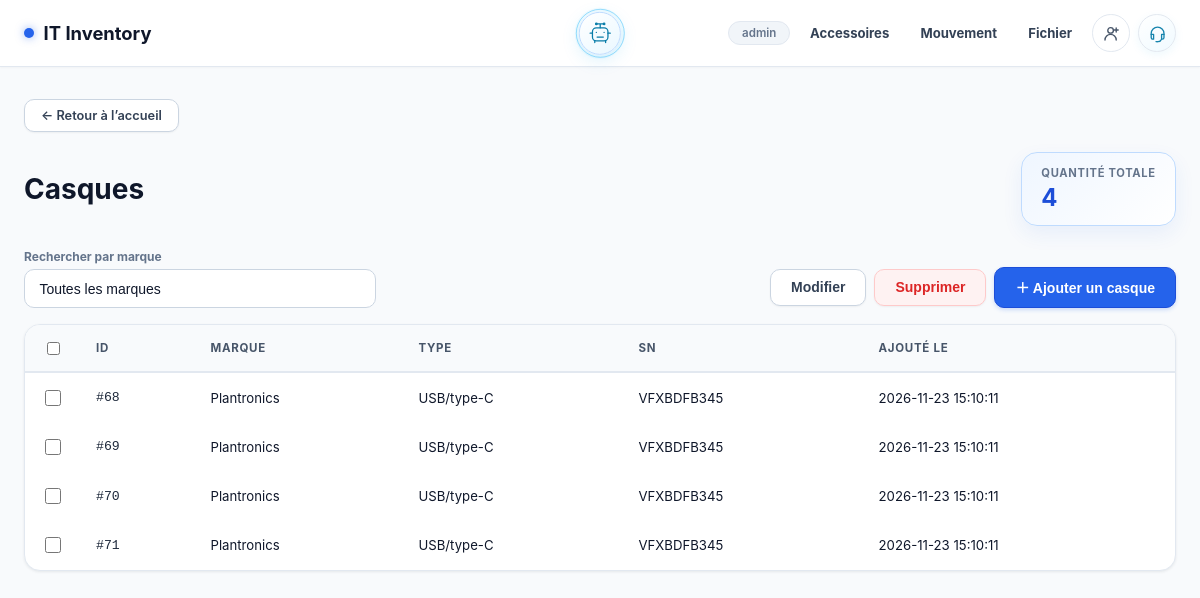
/accessoires/casques (signed in), run on the app's committed database.
### tables this page shows
CREATE TABLE app_users (
            id INTEGER PRIMARY KEY AUTOINCREMENT,
            username TEXT NOT NULL UNIQUE COLLATE NOCASE,
            password_hash TEXT NOT NULL,
            access_level TEXT NOT NULL CHECK(access_level IN ('read', 'write', 'full')),
            is_admin INTEGER NOT NULL DEFAULT 0,
            created_at TEXT NOT NULL DEFAULT CURRENT_TIMESTAMP
        , email TEXT);

CREATE TABLE accessories (
            id INTEGER PRIMARY KEY AUTOINCREMENT,
            category TEXT NOT NULL,
            brand TEXT NOT NULL,
            created_at TEXT NOT NULL DEFAULT CURRENT_TIMESTAMP
        , accessory_type TEXT NOT NULL DEFAULT 'Bluetooth/USB', serial_number TEXT, discharge_id INTEGER, phone_model TEXT, ram TEXT, storage TEXT, technical_details TEXT);

### app/routes/inventory.py (the view, shortened to what this page needs)
@inventory_bp.route('/accessoires/<category>')
def accessory_page(category):
    category_name = accessory_category_name(category)
    if not category_name:
        return redirect(url_for('inventory.index'))
    rows = get_db().execute('''SELECT id, brand, accessory_type, serial_number, phone_model, ram, storage,
        technical_details, created_at FROM accessories WHERE category = ? AND discharge_id IS NULL
        ORDER BY brand COLLATE NOCASE, phone_model COLLATE NOCASE, id''', (category,)).fetchall()
    brands = sorted({row['brand'] for row in rows}, key=str.casefold)
    return render_template('accessories.html', category=category, category_name=category_name, rows=rows, brands=brands, total=len(rows))

### app/models/database.py (called while the page is built)
def get_db():
    if 'db' not in g:
        g.db = sqlite3.connect(
            current_app.config['DB_PATH'],
            detect_types=sqlite3.PARSE_DECLTYPES,
        )
        g.db.row_factory = sqlite3.Row
    return g.db

### app/routes/inventory.py (called while the page is built, shortened)
def accessory_category_name(category):
    if category in ACCESSORY_CATEGORIES:
        return ACCESSORY_CATEGORIES[category]

### templates/accessories.html (shortened to what this page needs)
{% extends 'base.html' %}
{% block content %}
<div class="page-fade accessory-page">
  <a href="{{ url_for('inventory.index') }}" class="btn-back accessory-back">← Retour à l’accueil</a>
  <header class="accessory-heading"><div><h1>{{ category_name }}</h1></div><div class="accessory-total"><span id="accessoryCountLabel">Quantité totale</span><strong id="accessoryCount" data-total="{{ total }}">{{ total }}</strong></div></header>
  <div class="accessory-toolbar">
    <label class="accessory-search">Rechercher par marque
      <select id="brandFilter" class="form-select" onchange="filterAccessoryRows()"><option value="">Toutes les marques</option>{% for brand in brands %}<option value="{{ brand|lower }}">{{ brand }}</option>{% endfor %}</select>
    </label>
    {% if current_user.access_level in ['write', 'full'] %}
    <div class="accessory-toolbar-actions"><button class="btn btn-secondary" type="button" onclick="editAccessory()">Modifier</button><form method="POST" action="{{ url_for('inventory.accessory_delete', category=category) }}" id="accessoryDeleteForm"><input type="hidden" name="csrf_token" value="{{ csrf_token() }}"><div id="accessoryDeleteIds"></div><button class="btn btn-toolbar-delete" type="button" onclick="deleteAccessories()">Supprimer</button></form><button class="btn btn-primary" type="button" onclick="document.getElementById('accessoryModal').classList.remove('hidden')">＋ {{ 'Ajouter un téléphone' if category == 'telephones' else ('Ajouter un casque' if category == 'casques' else 'Ajouter un article') }}</button></div>
    {% endif %}
  </div>
  <div class="card accessory-table-wrap"><table class="inv-table" id="accessoryTable">
    <thead><tr><th class="accessory-check-col"><input type="checkbox" id="accessorySelectAll" onchange="toggleAccessoryRows(this)"></th><th>ID</th><th>Marque</th>{% if category == 'telephones' %}<th>Modèle</th><th>Mémoire RAM</th><th>Stockage</th><th>SN</th><th>Détails techniques</th>{% else %}<th>Type</th><th>SN</th>{% endif %}<th>Ajouté le</th></tr></thead>
    <tbody>
    {% for row in rows %}<tr data-brand="{{ row.brand|lower }}"><td><input class="accessory-select" type="checkbox" value="{{ row.id }}" data-brand="{{ row.brand|lower }}" data-type="{{ row.accessory_type }}" data-sn="{{ row.serial_number or '' }}" data-phone-model="{{ row.phone_model or '' }}" data-ram="{{ row.ram or '' }}" data-storage="{{ row.storage or '' }}" data-details="{{ row.technical_details or '' }}" onchange="updateAccessorySelection()"></td><td class="font-mono">#{{ row.id }}</td><td>{{ row.brand }}</td>{% if category == 'telephones' %}<td>{{ row.phone_model or '—' }}</td><td>{{ row.ram or '—' }}</td><td>{{ row.storage or '—' }}</td><td>{{ row.serial_number or '—' }}</td><td>{{ row.technical_details or '—' }}</td>{% else %}<td>{{ row.accessory_type }}</td><td>{{ row.serial_number or '—' }}</td>{% endif %}<td>{{ row.created_at }}</td></tr>{% else %}<tr><td colspan="{{ 9 if category == 'telephones' else 6 }}" class="accessory-empty">Aucun article enregistré.</td></tr>{% endfor %}
    </tbody>
  </table></div>
</div>
{% endblock %}

### templates/base.html (shortened to what this page needs)
<!DOCTYPE html>
<html lang="fr">
<head>
    <link rel="stylesheet" href="{{ url_for('static', filename='css/main.css') }}">
    <link rel="stylesheet" href="{{ url_for('static', filename='css/animations.css') }}">
</head>
<body>
    <nav class="navbar">
        <div class="navbar-inner">
            <a href="{{ url_for('inventory.index') }}" class="navbar-brand">
                <span class="dot"></span>
                IT Inventory
            </a>
            {% if current_user %}<button type="button" class="ai-assistant-trigger" id="aiAssistantTrigger" aria-label="Ouvrir l’assistant IA d’inventaire" aria-haspopup="dialog" aria-controls="aiAssistantModal" aria-expanded="false">
                <svg viewBox="0 0 32 32" aria-hidden="true"><rect x="6" y="9" width="20" height="17" rx="5"/><path d="M16 4v5M12 4h8M3 16h3m20 0h3M11 15h.01M21 15h.01M12 21h8M9 26v2m14-2v2"/><circle cx="11" cy="4" r="1"/><circle cx="21" cy="4" r="1"/></svg>
                <span class="ai-trigger-pulse" aria-hidden="true"></span>
            </button>{% endif %}
            <div class="navbar-actions">
                {% if current_user %}
                <span class="navbar-badge">{{ current_user.username }}</span>
                <div class="accessories-menu">
                    <a href="#" class="accessories-trigger" onclick="return false;">Accessoires</a>
                </div>
                <div class="accessories-menu movement-menu">
                    <a href="#" class="accessories-trigger" onclick="return false;">Mouvement</a>
                </div>
                {% if current_user.is_admin or current_user.access_level in ['write', 'full'] %}
                <div class="file-menu">
                    <a href="#" class="file-trigger" onclick="return false;">Fichier</a>
                </div>
                {% endif %}
                <div class="contact-menu">
                    <button type="button" class="contact-trigger" aria-label="Contact et options du compte">
                        <svg viewBox="0 0 24 24" aria-hidden="true"><circle cx="12" cy="8" r="3.5"/><path d="M5 20a7 7 0 0 1 14 0M19 5v5m-2.5-2.5h5"/></svg>
                    </button>
                </div>
                <div class="helpdesk-menu">
                    <button type="button" class="helpdesk-menu-trigger" aria-label="Helpdesk menu" aria-haspopup="true">
                        <svg viewBox="0 0 24 24" aria-hidden="true"><path d="M4 13v-1a8 8 0 0 1 16 0v1"/><path d="M4 13h3v6H6a2 2 0 0 1-2-2v-4Zm16 0h-3v6h1a2 2 0 0 0 2-2v-4ZM17 19a5 5 0 0 1-5 3h-1"/><path d="M10 22h2"/></svg>
                    </button>
                </div>
                {% else %}<a class="dashboard-nav-link" href="{{ url_for('auth.login') }}">IT admin</a>{% endif %}
            </div>
        </div>
    </nav>
    <main>
        {% block content %}{% endblock %}
    </main>
</body>
</html>

### static/css/animations.css (style rules this page uses)
.page-fade { animation: fadeUp 0.3s ease both; }
.btn-primary { position: relative; overflow: hidden; }
.btn-primary::after { content: ''; position: absolute; inset: 0; border-radius: inherit; background: rgba(255,255,255,0.15); opacity: 0; transition: opacity 0.2s; }

### data on the page
app_users: username "admin"
accessories: id "68", brand "Plantronics", accessory_type "USB/type-C", serial_number "VFXBDFB345", created_at "2026-11-23 15:10:11"
accessories: id "69", brand "Plantronics", accessory_type "USB/type-C", serial_number "VFXBDFB345", created_at "2026-11-23 15:10:11"
accessories: id "70", brand "Plantronics", accessory_type "USB/type-C", serial_number "VFXBDFB345", created_at "2026-11-23 15:10:11"
accessories: id "71", brand "Plantronics", accessory_type "USB/type-C", serial_number "VFXBDFB345", created_at "2026-11-23 15:10:11"

### other printed values
{{ category_name }} "Casques"
{{ total }} "4"
